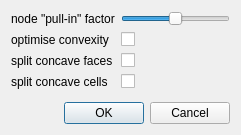
<?xml version="1.0" encoding="UTF-8"?>
<ui version="4.0">
 <class>GuiConvertToPolyMesh</class>
 <widget class="QDialog" name="GuiConvertToPolyMesh">
  <property name="geometry">
   <rect>
    <x>0</x>
    <y>0</y>
    <width>241</width>
    <height>135</height>
   </rect>
  </property>
  <property name="windowTitle">
   <string>Dialog</string>
  </property>
  <layout class="QVBoxLayout" name="verticalLayout">
   <item>
    <layout class="QFormLayout" name="formLayout">
     <property name="fieldGrowthPolicy">
      <enum>QFormLayout::AllNonFixedFieldsGrow</enum>
     </property>
     <item row="0" column="0">
      <widget class="QLabel" name="label">
       <property name="text">
        <string>node &quot;pull-in&quot; factor</string>
       </property>
      </widget>
     </item>
     <item row="0" column="1">
      <widget class="QSlider" name="horizontalSliderPullIn">
       <property name="maximum">
        <number>100</number>
       </property>
       <property name="value">
        <number>50</number>
       </property>
       <property name="orientation">
        <enum>Qt::Horizontal</enum>
       </property>
      </widget>
     </item>
     <item row="2" column="0">
      <widget class="QLabel" name="label_2">
       <property name="text">
        <string>split concave faces</string>
       </property>
      </widget>
     </item>
     <item row="2" column="1">
      <widget class="QCheckBox" name="checkBoxSplitConcaveFaces">
       <property name="text">
        <string/>
       </property>
      </widget>
     </item>
     <item row="3" column="0">
      <widget class="QLabel" name="label_3">
       <property name="text">
        <string>split concave cells</string>
       </property>
      </widget>
     </item>
     <item row="3" column="1">
      <widget class="QCheckBox" name="checkBoxSplitConcaveCells">
       <property name="text">
        <string/>
       </property>
      </widget>
     </item>
     <item row="1" column="0">
      <widget class="QLabel" name="label_4">
       <property name="text">
        <string>optimise convexity</string>
       </property>
      </widget>
     </item>
     <item row="1" column="1">
      <widget class="QCheckBox" name="checkBoxOptimise">
       <property name="text">
        <string/>
       </property>
      </widget>
     </item>
    </layout>
   </item>
   <item>
    <spacer name="verticalSpacer">
     <property name="orientation">
      <enum>Qt::Vertical</enum>
     </property>
     <property name="sizeHint" stdset="0">
      <size>
       <width>20</width>
       <height>40</height>
      </size>
     </property>
    </spacer>
   </item>
   <item>
    <widget class="QDialogButtonBox" name="buttonBox">
     <property name="orientation">
      <enum>Qt::Horizontal</enum>
     </property>
     <property name="standardButtons">
      <set>QDialogButtonBox::Cancel|QDialogButtonBox::Ok</set>
     </property>
    </widget>
   </item>
  </layout>
 </widget>
 <tabstops>
  <tabstop>horizontalSliderPullIn</tabstop>
  <tabstop>checkBoxOptimise</tabstop>
  <tabstop>checkBoxSplitConcaveFaces</tabstop>
  <tabstop>checkBoxSplitConcaveCells</tabstop>
  <tabstop>buttonBox</tabstop>
 </tabstops>
 <resources/>
 <connections>
  <connection>
   <sender>buttonBox</sender>
   <signal>accepted()</signal>
   <receiver>GuiConvertToPolyMesh</receiver>
   <slot>accept()</slot>
   <hints>
    <hint type="sourcelabel">
     <x>248</x>
     <y>254</y>
    </hint>
    <hint type="destinationlabel">
     <x>157</x>
     <y>274</y>
    </hint>
   </hints>
  </connection>
  <connection>
   <sender>buttonBox</sender>
   <signal>rejected()</signal>
   <receiver>GuiConvertToPolyMesh</receiver>
   <slot>reject()</slot>
   <hints>
    <hint type="sourcelabel">
     <x>316</x>
     <y>260</y>
    </hint>
    <hint type="destinationlabel">
     <x>286</x>
     <y>274</y>
    </hint>
   </hints>
  </connection>
 </connections>
</ui>
